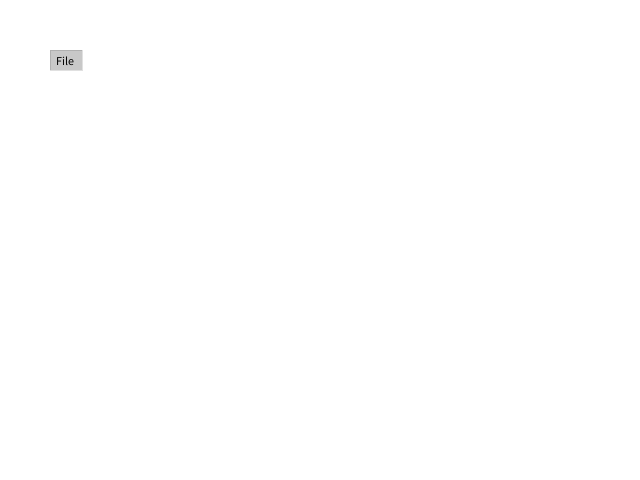
Frame 1 (no input)
Frame 60 (the mouse pressed at the canvas centre just before this capture): identical to frame 1, image omitted
Frame 120 (the mouse held since frame 60 and released just before this capture): identical to frame 1, image omitted

The Processing sketch that drew this single still picture (run headless with seeded random() and noise(); from frame 60 on, the mouse is pressed at the canvas centre):

// Processing sketch: I_1_Interface_Buttons
// ── I_1_Interface_Buttons.pde
Button b;

void setup() {
  size(640, 480);
  b = new Button(new PVector(50, 50), "File");
}

void draw() {
  background(255);
  b.run();
  b.display();
}
// ── Button.pde
class Button {
  PVector pos;
  float w;
  float h;
  String name;
  PVector colour = new PVector(200, 200, 200);
  
  Button() {
    pos = new PVector(0, 0);
    name  = "";
    w = 50;
    h = 10;
  }
  Button(PVector pos) {
    this.pos = pos;
    name  = "";
    w = 50;
    h = 10;
  }
  Button(PVector pos, float w, float h) {
    name  = "";
    this.pos = pos;
    this.w = w;
    this.h = h;
  }
  Button(PVector pos, String s) {
    name  = s;
    this.pos = pos;
    this.w = 4*s.length();
    this.h = 10;
  }
  
  
  boolean hover() {
    if((mouseX > pos.x && mouseX < pos.x + 2*w) && (mouseY > pos.y && mouseY < pos.y + 2*h)) {
      colour = new PVector(160, 180, 210);
      return true;
    }
    colour = new PVector(200, 200, 200);
    return false;
  }
  void run() {
    hover();
  }
  void display() {
    strokeWeight(0);
    fill(colour.x, colour.y, colour.z);
    rect(pos.x, pos.y, 2*w, 2*h);
    if(name.length() != 0) {
      fill(0);
      text(name, pos.x + 1.5*w/name.length(), pos.y + 3*h/2);
    }
    
  }
}
